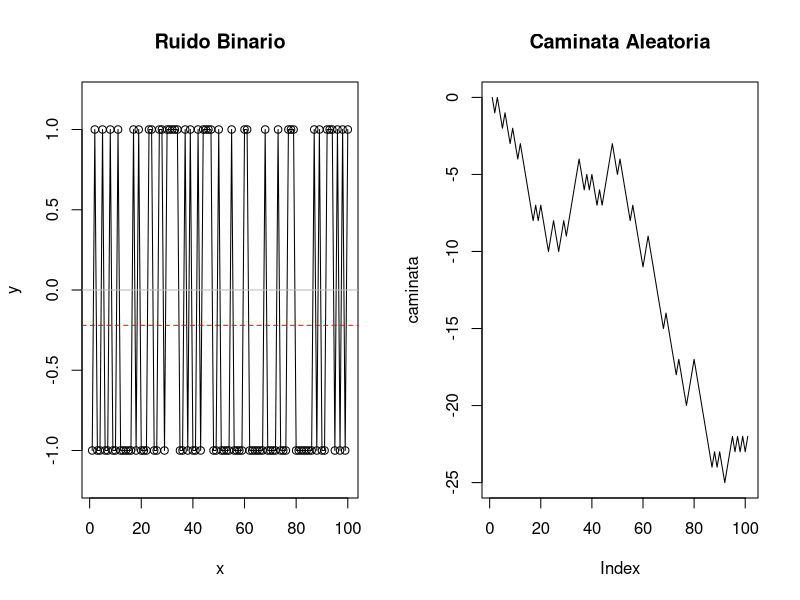

The R script that drew this image:
## ---- chunk 1
knitr::opts_chunk$set(echo = TRUE)
## ---- chunk 2
# declaracion de variables ------------------------------------------------

#graficar el resultado del experimento 100 veces
#semilla aleatoria
set.seed(15)
#parámetros del experimento
n<-100
p<- 0.5
x<- 1:n
#generar datos de ruido binario
y<-sample(c(-1,1),n, replace = TRUE, prob = c(p,1-p))
#dividir la ventana gráfica en 1 fila y 2 columnas
par(mfrow = c(1, 2))



# Graficar el ruido binario en el lado izquierdo
plot(x, y, type = "o", main = "Ruido Binario", ylim = c(-1.2, 1.2))
abline(h = 0, col = "gray")  # Línea en y=0

# Calcular la media del ruido binario y agregar una línea
meany <- mean(y)
abline(h = meany, col = "red", lty = 2) #media del ruido

# Graficar la caminata aleatoria en el lado derecho
x0 <- 0
z <- c(x0, y)
caminata <- cumsum(z)
plot(caminata, type = "l", main = "Caminata Aleatoria")

# Restaurar la configuración de ventana gráfica a la normal
par(mfrow = c(1, 1))


